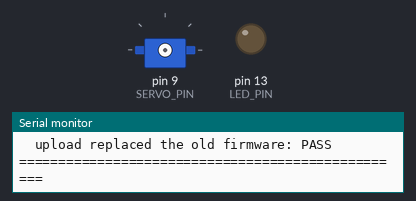
A sketch run on a simulated Arduino Uno, built with avr-gcc and run on an emulated ATmega328P. Shown: servo, output pins drawn as LEDs (lit = HIGH), the last lines printed to the serial monitor.

Above: at 0.7 s.
At 1.07 s:
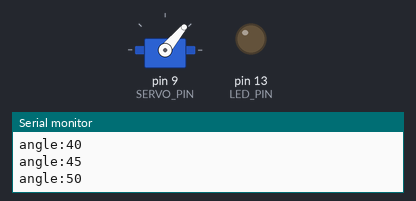
At 17.43 s:
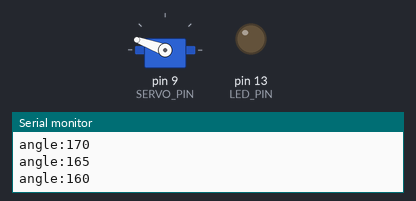
At 34.8 s:
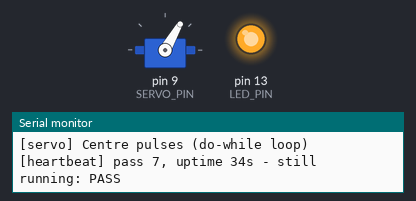
Timing chart, 0 to 40.0 s (numbered marks = the images above):
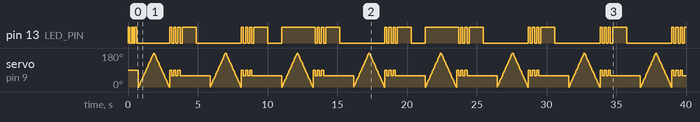

Measured:
- by itself, pin 13 (LED_PIN): HIGH → LOW at 0.14 s, → HIGH 0.12 s later, → LOW 0.12 s later, → HIGH 0.12 s later, … (68 changes in this stretch)

The sketch:

demo_upload_validation.ino
```cpp
/*
 * Upload Validation Sketch
 * ========================
 * Small (<8KB) cross-board test that PROVES an upload succeeded:
 *
 *  1. BUILD FINGERPRINT: prints the compile date/time at boot. Every
 *     re-compile produces a new fingerprint, so if the banner matches the
 *     time you clicked Compile & Upload, the NEW firmware is running -
 *     not the old one. This is the 100% upload validation.
 *  2. BOARD IDENTITY: prints which board the core compiled for, proving
 *     the correct core/protocol path was used.
 *  3. VISUAL CHECK: 3 fast LED blinks at boot, then 1Hz heartbeat -
 *     validates upload even when serial reconnect fails (DFU boards).
 *  4. SERVO LIBRARY: sweeps a servo on pin 9 using every common loop
 *     type (for, while, do-while) - validates library linking + PWM.
 *  5. PLOTTER FEED: prints "angle:<n>" lines - validates the serial
 *     plotter with live data.
 *  6. LOOP COUNTER: numbered heartbeat messages prove the sketch keeps
 *     running (no crash/watchdog reset loop).
 *
 * Wiring (optional): servo signal -> pin 9, servo VCC -> 5V, GND -> GND.
 * The sketch works with nothing attached - PWM is still generated.
 */

#include <Servo.h>

// Identify the board at compile time (proves correct core was used)
#if defined(ARDUINO_AVR_UNO)
#define BOARD_NAME "Arduino Uno (AVR / STK500)"
#elif defined(ARDUINO_AVR_NANO)
#define BOARD_NAME "Arduino Nano (AVR / STK500)"
#elif defined(ARDUINO_AVR_MEGA2560)
#define BOARD_NAME "Arduino Mega 2560 (AVR / STK500)"
#elif defined(ARDUINO_AVR_LEONARDO)
#define BOARD_NAME "Arduino Leonardo (AVR)"
#elif defined(ARDUINO_UNOWIFIR4) || defined(ARDUINO_UNOR4_WIFI)
#define BOARD_NAME "Arduino Uno R4 WiFi (Renesas / BOSSA)"
#elif defined(ARDUINO_MINIMA) || defined(ARDUINO_UNOR4_MINIMA)
#define BOARD_NAME "Arduino Uno R4 Minima (Renesas / DFU)"
#elif defined(ARDUINO_ARDUINO_NANO33BLE)
#define BOARD_NAME "Arduino Nano 33 BLE (nRF52 / BOSSA)"
#elif defined(ARDUINO_SAMD_NANO_33_IOT)
#define BOARD_NAME "Arduino Nano 33 IoT (SAMD / BOSSA)"
#elif defined(ARDUINO_SAMD_MKR1000)
#define BOARD_NAME "Arduino MKR1000 (SAMD / BOSSA)"
#elif defined(ESP32)
#define BOARD_NAME "ESP32 (ESPTool)"
#elif defined(ARDUINO_ARCH_RP2040)
#define BOARD_NAME "RP2040 (UF2)"
#else
#define BOARD_NAME "Unknown board (check FQBN)"
#endif

const int SERVO_PIN = 9;
const int LED_PIN = LED_BUILTIN;

Servo testServo;
unsigned long loopCount = 0;
unsigned long lastHeartbeat = 0;

void printBanner() {
  Serial.println();
  Serial.println(F("=================================================="));
  Serial.println(F("  UPLOAD VALIDATION SKETCH"));
  Serial.print(F("  Board:  "));
  Serial.println(F(BOARD_NAME));
  // BUILD FINGERPRINT: must match the time you compiled!
  Serial.print(F("  Built:  "));
  Serial.print(F(__DATE__));
  Serial.print(F(" "));
  Serial.println(F(__TIME__));
  Serial.println(F("  If 'Built' matches your compile time, the"));
  Serial.println(F("  upload replaced the old firmware: PASS"));
  Serial.println(F("=================================================="));
}

void setup() {
  pinMode(LED_PIN, OUTPUT);

  Serial.begin(115200);
  // Native-USB boards: wait briefly for the monitor to attach
  unsigned long start = millis();
  while (!Serial && (millis() - start) < 3000) {
    delay(10);
  }

  printBanner();

  // VISUAL CHECK: 3 fast blinks = new sketch booted (for loop #1)
  for (int i = 0; i < 3; i++) {
    digitalWrite(LED_PIN, HIGH);
    delay(120);
    digitalWrite(LED_PIN, LOW);
    delay(120);
  }

  testServo.attach(SERVO_PIN);
  Serial.println(F("[servo] Attached on pin 9"));
}

void loop() {
  loopCount++;

  // --- for loop: sweep servo 0 -> 180 ---
  Serial.println(F("[servo] Sweep up (for loop)"));
  for (int angle = 0; angle <= 180; angle += 5) {
    testServo.write(angle);
    Serial.print(F("angle:"));
    Serial.println(angle); // plotter-friendly output
    delay(30);
  }

  // --- while loop: sweep servo 180 -> 0 ---
  Serial.println(F("[servo] Sweep down (while loop)"));
  int angle = 180;
  while (angle >= 0) {
    testServo.write(angle);
    Serial.print(F("angle:"));
    Serial.println(angle);
    angle -= 5;
    delay(30);
  }

  // --- do-while loop: centre pulse 3 times ---
  Serial.println(F("[servo] Centre pulses (do-while loop)"));
  int pulses = 0;
  do {
    testServo.write(90);
    digitalWrite(LED_PIN, HIGH);
    delay(150);
    testServo.write(60);
    digitalWrite(LED_PIN, LOW);
    delay(150);
    pulses++;
  } while (pulses < 3);

  // --- millis()-based non-blocking heartbeat (common Arduino pattern) ---
  unsigned long waitStart = millis();
  while (millis() - waitStart < 2000) {
    if (millis() - lastHeartbeat >= 1000) {
      lastHeartbeat = millis();
      digitalWrite(LED_PIN, !digitalRead(LED_PIN));
      Serial.print(F("[heartbeat] pass "));
      Serial.print(loopCount);
      Serial.print(F(", uptime "));
      Serial.print(millis() / 1000);
      Serial.println(F("s - still running: PASS"));
    }
  }
}
```
